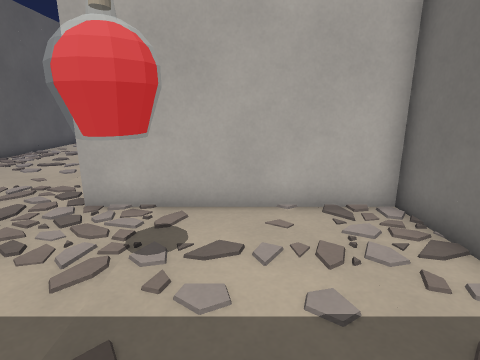
[1] (above)

22 first-person views from a walk through a 3-D level made in the Godot game engine. The camera is 1.2 m above the floor, tilts 14° down and sees 80° across. The floor is counted in squares, 0.5 m on a side. Each view is taken from the middle of a square. On the plan, view 1 faces up. The plan holds only what a view shows up to about 18 squares ahead; the rest is blank. The place goes on beyond the plan. Characters and animated objects are not drawn.

[2]
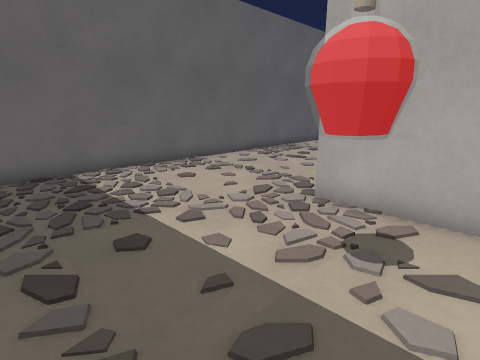

[3]
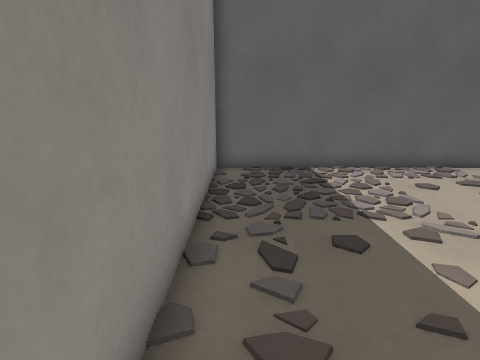

[4]
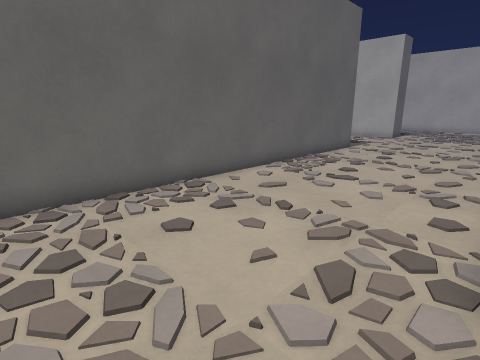

[5]
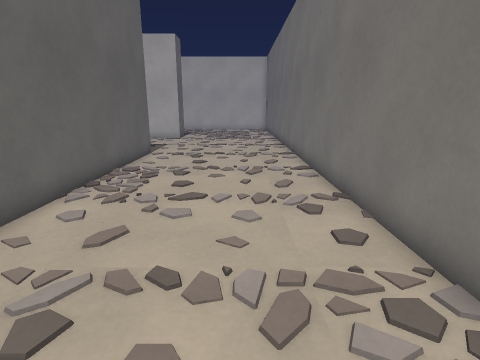

[6]
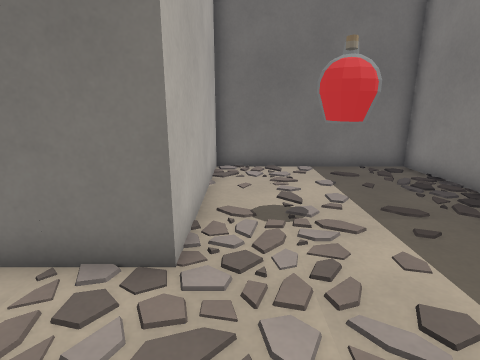

[7]
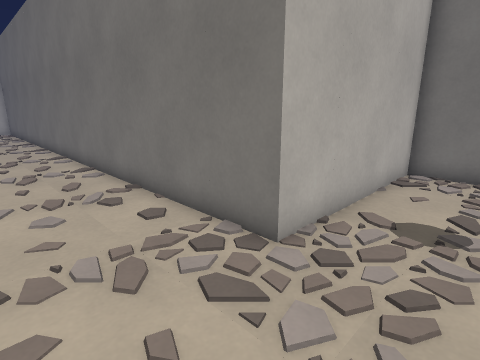

[8]
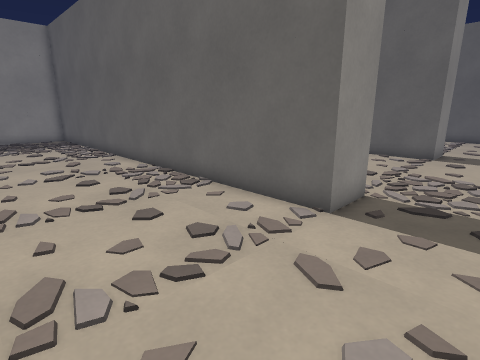

[9]
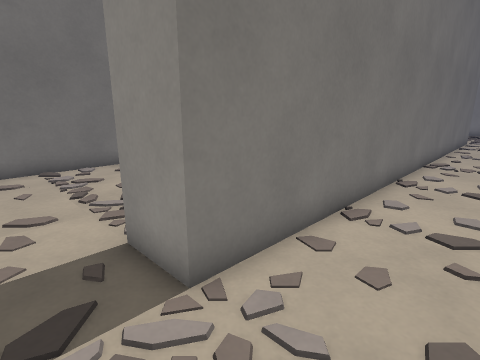

[10]
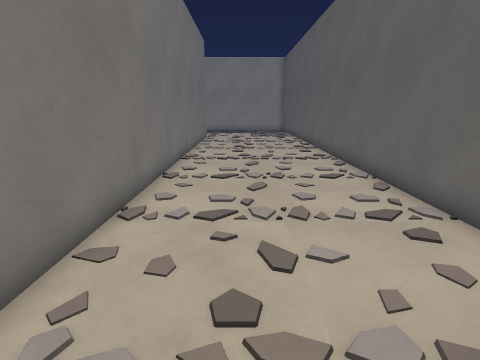

[11]
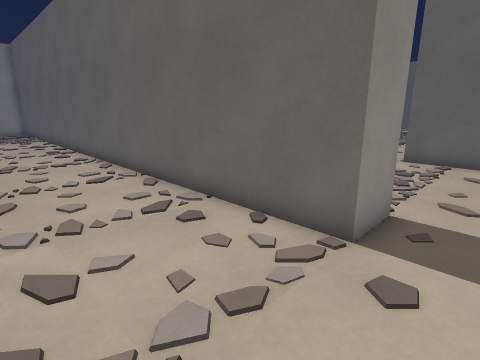

[12]
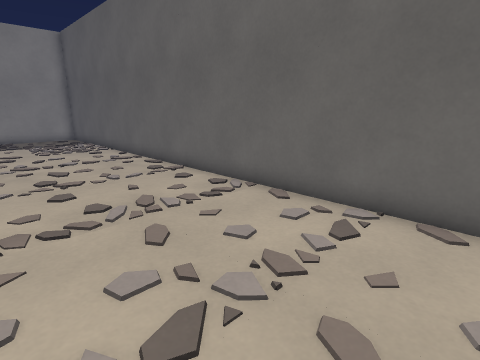

[13]
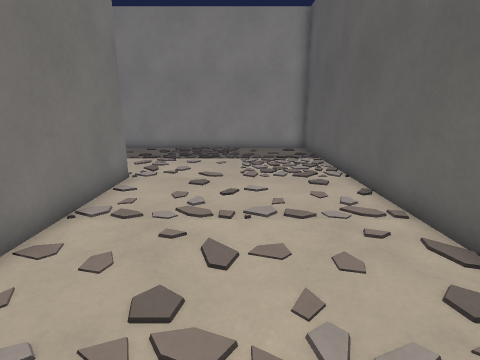

[14]
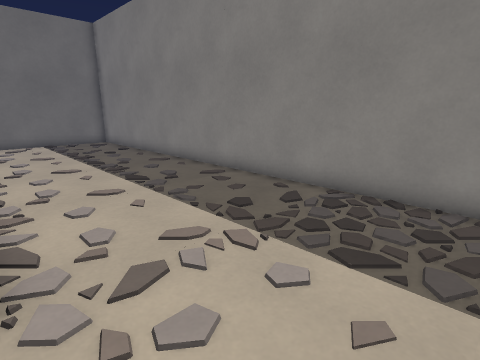

[15]
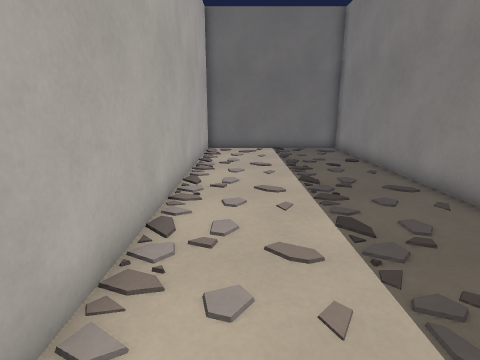

[16]
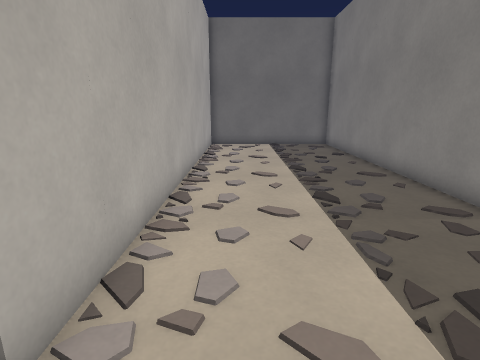

[17]
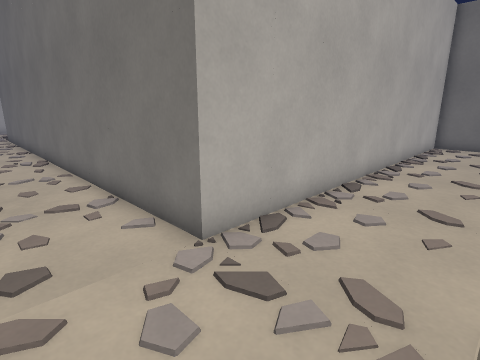

[18]
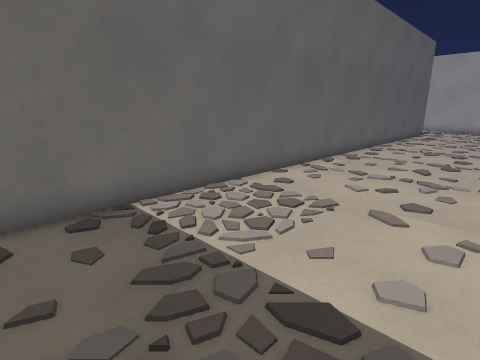

[19]
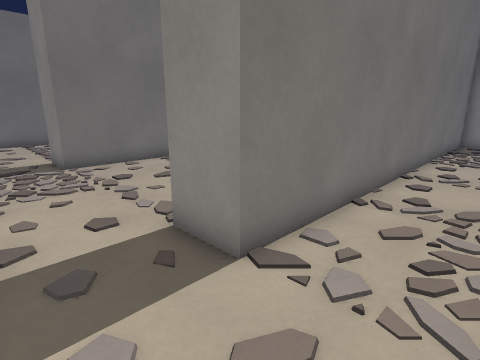

[20]
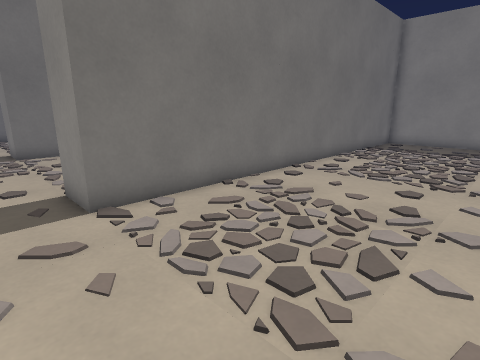

[21]
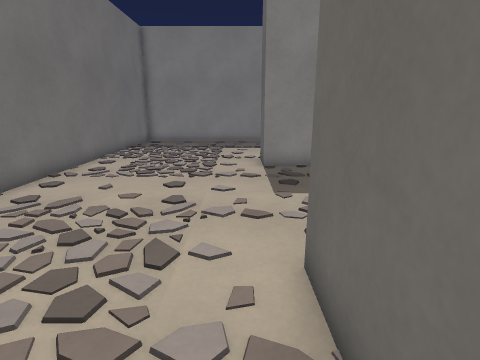

[22]
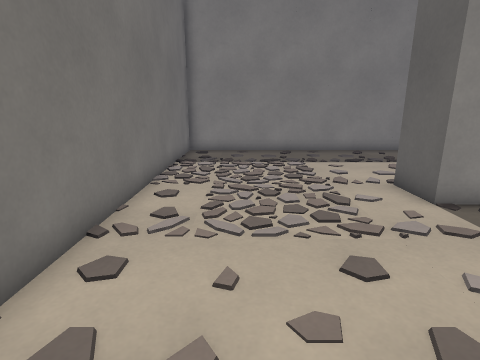

### Floor plan
Points are (right, up) in squares from view 1. A wall is a line through its corners. A room is listed if a view was taken in it or the views show most of it. See-through windows are left out.
Room 1 (views 1, 2, 3, 4, 5, 6, 7, 8)
walls: (-14, 21) (-12, 21) (-12, -1) (4, -1) (4, 7) (-4, 7) (-4, 24.5)
ways out: opening at (-15, 23) to room 2
objects: other object (-2, 4) to (-1, 4)
Room 2 (views 9, 10, 11, 12, 13, 14, 15, 16, 17, 18)
walls: (-24, 21) (-22, 21) (-22, -11) (4, -11) (4, -3) (-14, -3) (-14, 21)
ways out: opening at (-15, 23) to room 1; opening at (-24, 23) to room 3
Room 3 (views 19, 20, 21, 22)
walls: (-32.5, 11) (-32, 11) (-32, 9); (-32, 22.1) (-32, 19); (-32.5, 1) (-24, 1) (-24, 21)
ways out: opening at (-24, 23) to room 2

Positions as (right, up) in squares from view 1, and headings:
1: (0, 0), facing up
2: (0, 0), facing up-left
3: (0, 0), facing left
4: (-4, 3), facing up-left
5: (-7, 5), facing up
6: (-8, 6), facing right
7: (-8, 4), facing up-right
8: (-6, 24), facing down-left
9: (-17, 23), facing down-right
10: (-17, 23), facing down
11: (-17, 23), facing down-left
12: (-15, 15), facing down-left
13: (-18, 7), facing down
14: (-18, -3), facing down-right
15: (-14, -5), facing right
16: (-16, -5), facing right
17: (-17, -7), facing up-right
18: (-15, -10), facing up-left
19: (-27, 24), facing down-right
20: (-31, 23), facing down-right
21: (-31, 23), facing down
22: (-27, 18), facing down
